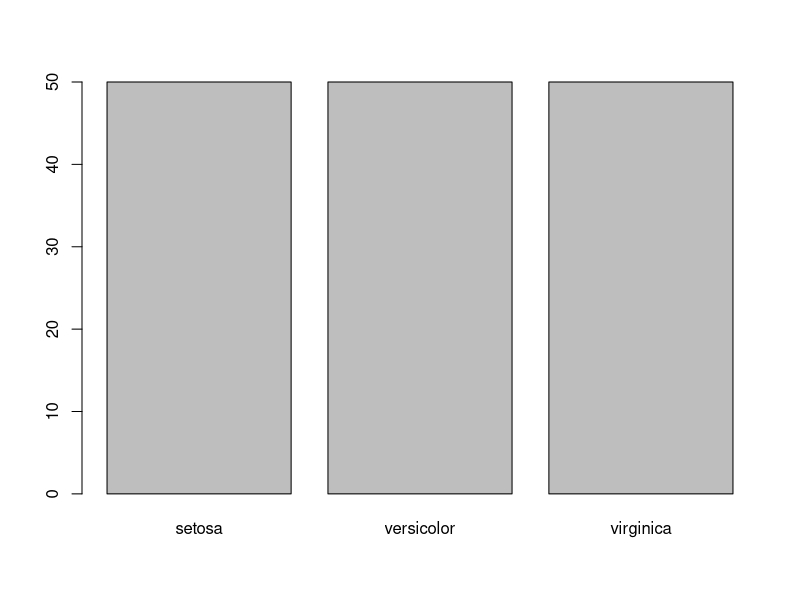
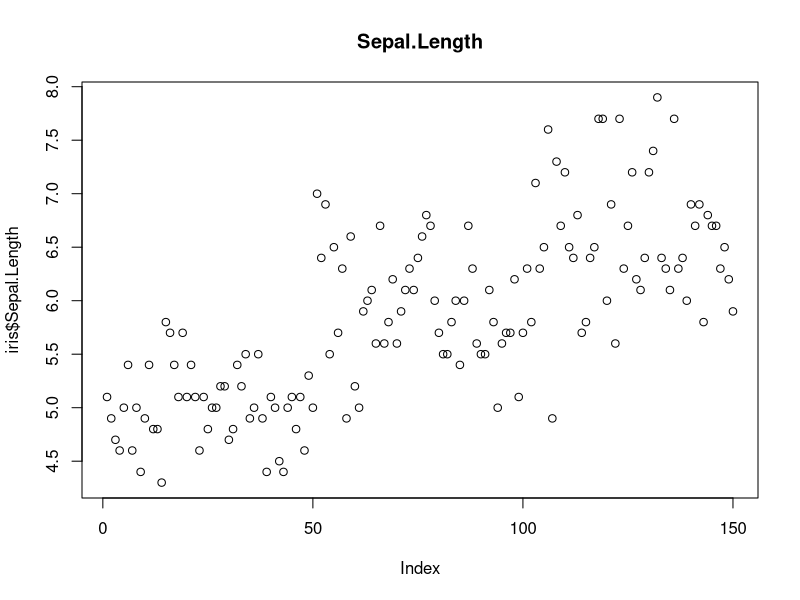
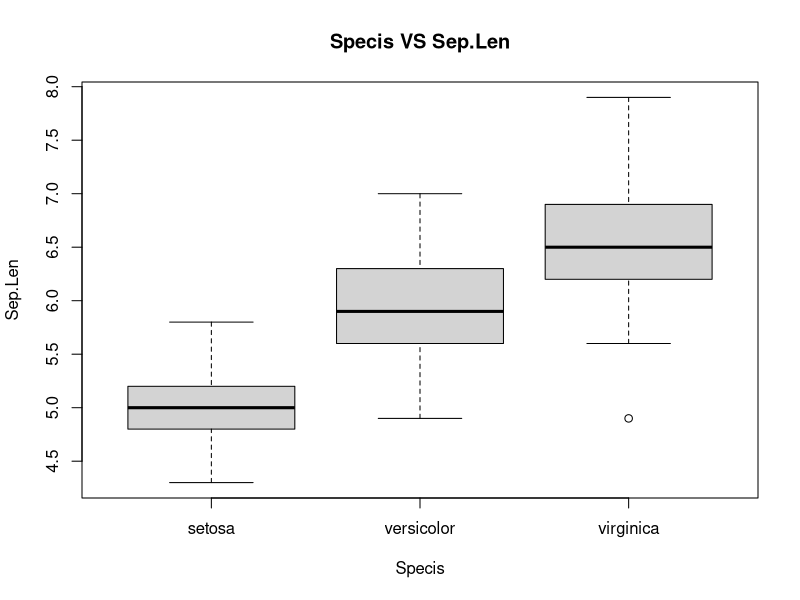
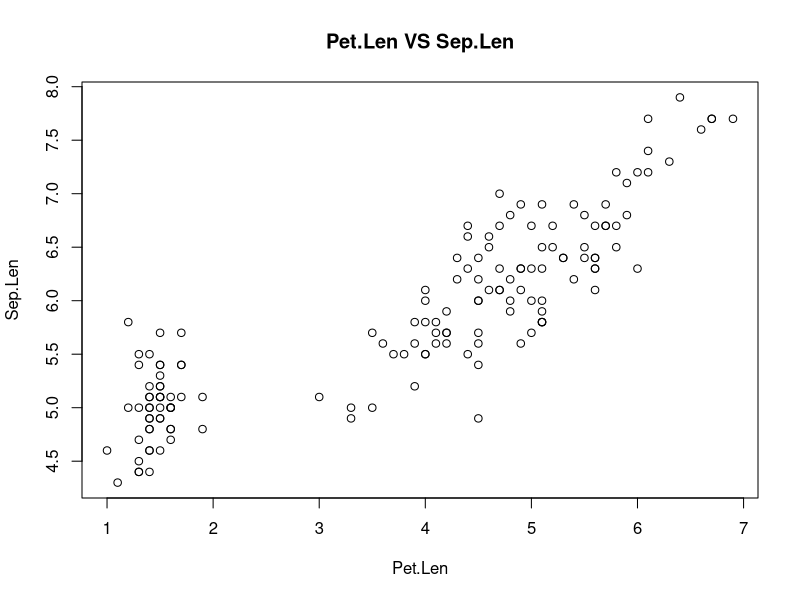
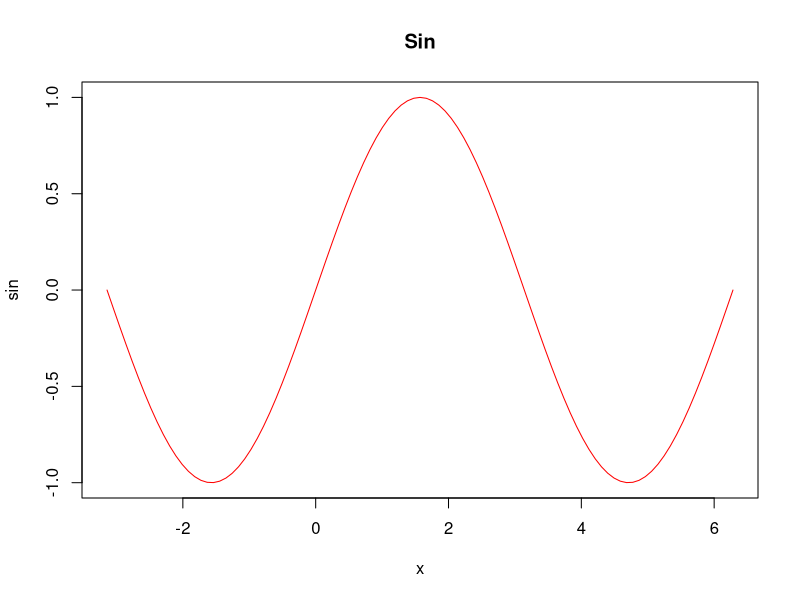
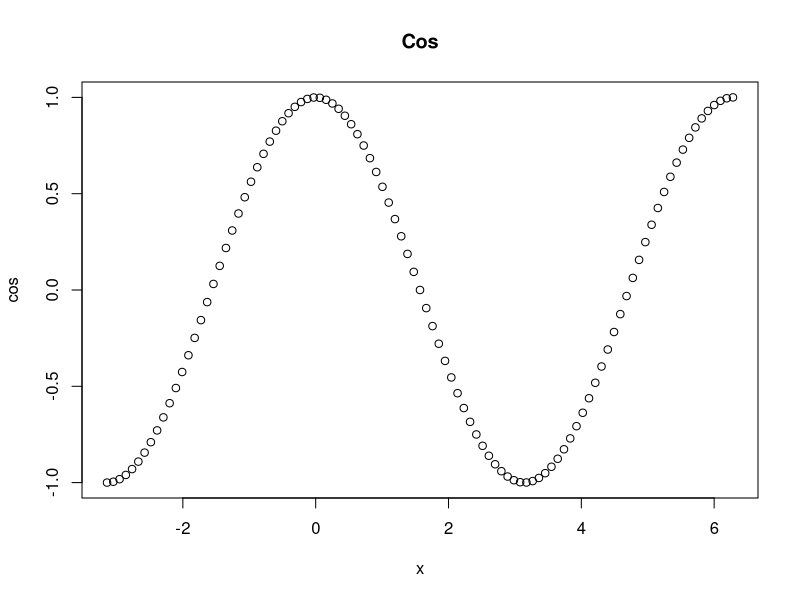
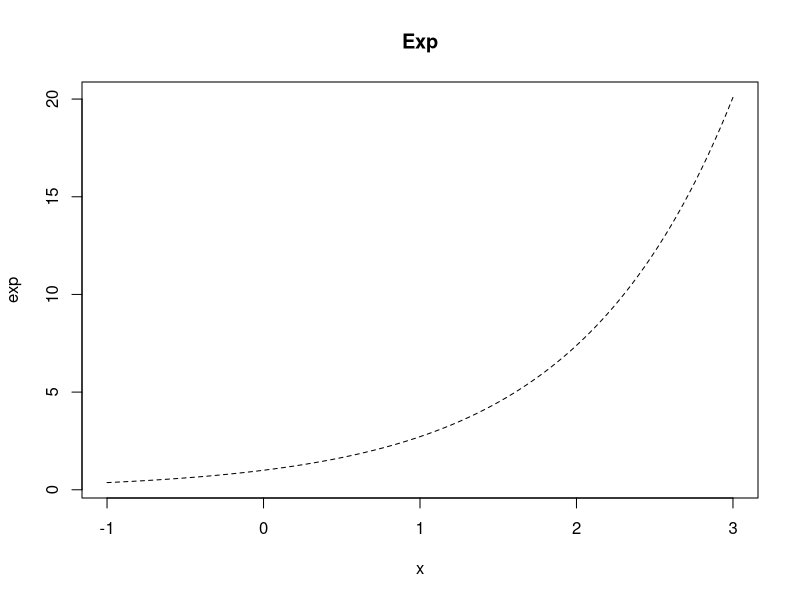
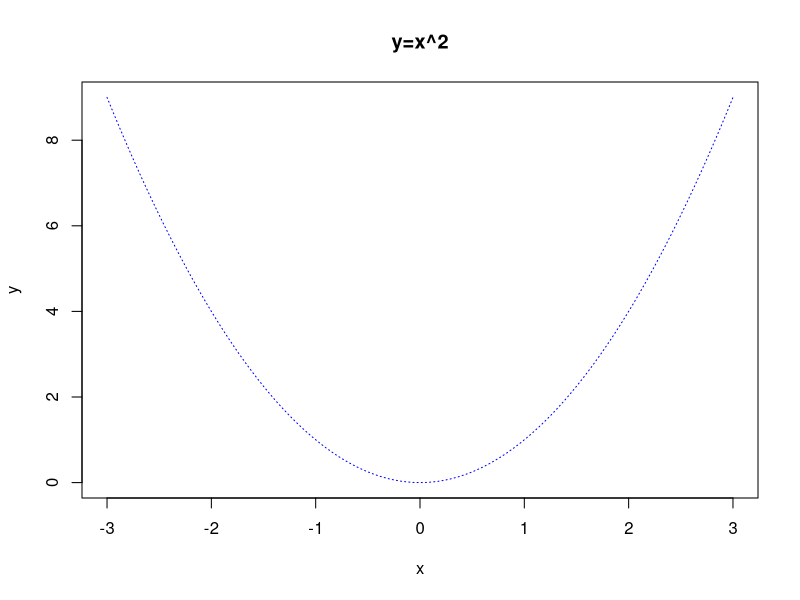

The R script that drew these images, in order:
## Import library ggplot2
library(ggplot2)

head(iris)

#Plot1
plot(iris$Species)
#Plot2
plot(iris$Sepal.Length, main = 'Sepal.Length')
#Plot3
plot(iris$Species, iris$Sepal.Length, main = 'Specis VS Sep.Len', xlab = 'Specis', ylab = 'Sep.Len')
#Plot4
plot(iris$Petal.Length, iris$Sepal.Length, main = 'Pet.Len VS Sep.Len', xlab = 'Pet.Len', ylab = 'Sep.Len')

#Plot function
#Sine
plot(sin, -pi, 2*pi, main = "Sin", col = 'red')
#Cosine
plot(cos, -pi, 2*pi, main = "Cos", type = "p")
#Exponential
plot(exp, -1, 3, main = "Exp", lty = 2)
#Custom
curve = function(x){x^2}
plot(curve, -3, 3, main = "y=x^2",ylab = 'y', col = 'blue', lty = 3)

#Ploting two graph
plot(sin, -pi, 2*pi, main = "Sin VS Cos", ylab = "", type = "o")
par(new = TRUE)
plot(cos, -pi, 2*pi, ylab = "", lty = 4)
legend(4, 0.5, c("Sin", "Cos"), lty = c(1,3))
par(new = FALSE)

#Subplot
par(mfrow = c(2,2))
boxplot(iris$Sepal.Length)  #plot1
hist(iris$Sepal.Width)      #plot2
wid_mean = aggregate(Sepal.Width~Species,data = iris, mean)
barplot(Sepal.Width~Species, data = wid_mean) #plot3
pie(wid_mean$Sepal.Width,wid_mean$Species, radius = 2) #plot4
par(mfrow = c(1,1))



## ggplot2

# Import library ggplot2
library(ggplot2)

base1 = ggplot(data = iris, mapping = aes(x = Sepal.Width, y = Sepal.Length))
base1 + geom_point() + ggtitle("Scatter")            #산점도
base1 + geom_line()  + ggtitle("Line")               #선 그래프
base1 + geom_point() + geom_line() + ggtitle("Both") #동시에

base1 + geom_point() + ggtitle("Scatter with hline") +
   geom_hline(yintercept = mean(iris$Sepal.Length)) #수평선 추가

base2 = ggplot(data = iris, mapping = aes(x = Sepal.Width, y = Species))
base2 + geom_boxplot(notch = TRUE) + ggtitle("Box")  #박스 그래프
base2 + geom_violin() + ggtitle("Violin")            #바이올린 그래프

base3 = ggplot(data = iris, mapping = aes(x = Petal.Length))
base3 + geom_histogram(binwidth = 1) +ggtitle("Histogram") #히스토그램

## Stat

## Scale
install.packages("patchwork")
library(patchwork)

base1 + geom_point() + ggtitle("Remove Labels") +  #Label 제거
  xlab("") + ylab("") + theme(text = element_text(size=20))
base1 + geom_point() + ggtitle("Your Labels") +    #Labe 변경
  xlab("Width") + ylab("Length")
base1 + geom_point() + ggtitle("Limited") +        #범위 변경
  xlim(c(2.5,4.0)) + ylim(c(5,7))
base1 + geom_point(aes(alpha = Species)) + ggtitle("Alpha")+ #Species마다 진하기 변경
base1 + geom_point(aes(alpha = Species)) + ggtitle("Alpha <0.3")+ #색상 진하기 변경
  scale_alpha_discrete(range = c(0.1,0.3))
base1 + geom_point(aes(colour = Species)) + ggtitle("Color")+
  scale_colour_hue()

## Coordinate
base1 + geom_point() + coord_cartesian() + ggtitle("Cartesian") #직교좌표계
base1 + geom_point() + coord_polar() + ggtitle("Polar")         #극좌표계
